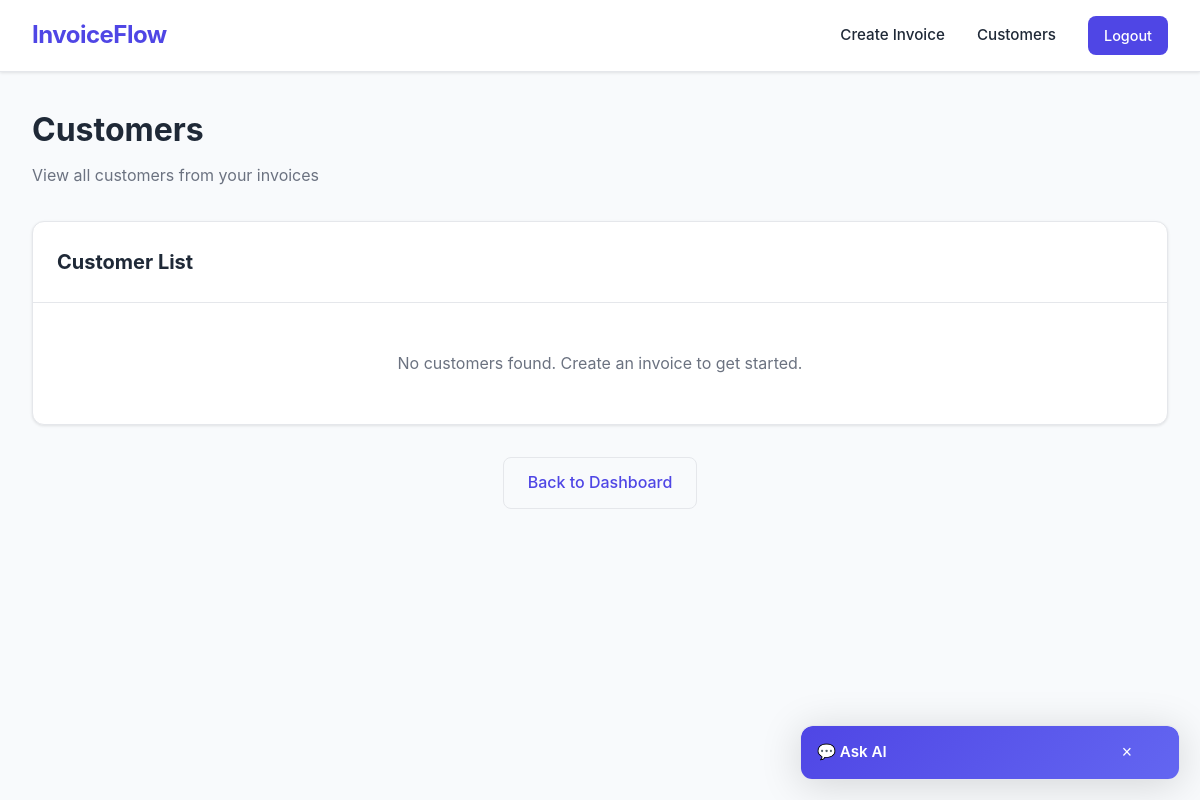
The page /user/customers (signed in) on the database as committed earlier.
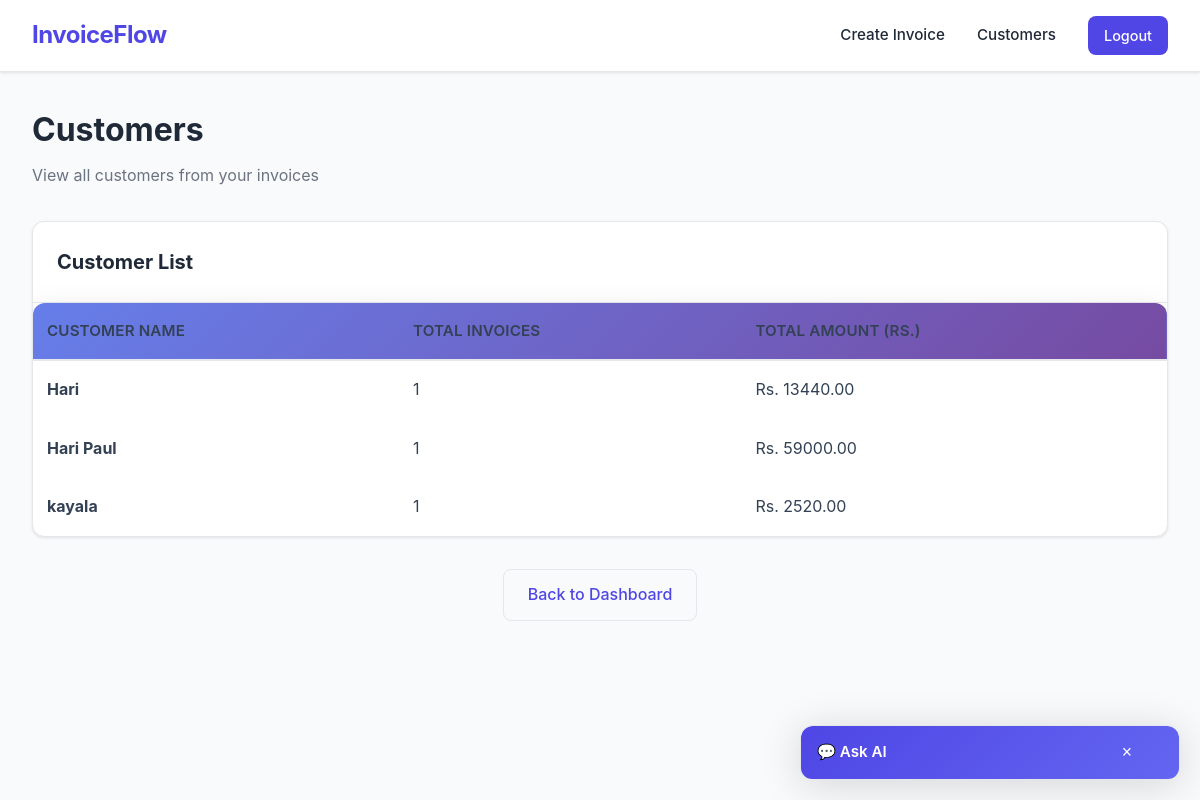
The same page on the database as committed later.
### tables this page shows
CREATE TABLE invoices (
            id INTEGER PRIMARY KEY AUTOINCREMENT,
            customer_id INTEGER,
            product_id INTEGER,
            customer TEXT NOT NULL,
            product TEXT NOT NULL,
            quantity INTEGER NOT NULL,
            price REAL NOT NULL,
            total REAL NOT NULL,
            date TEXT NOT NULL,
            created_by TEXT, customer_email TEXT DEFAULT "", customer_address TEXT DEFAULT "", gst_rate REAL DEFAULT 0.18, gst_amount REAL DEFAULT 0,
            FOREIGN KEY (customer_id) REFERENCES users (id),
            FOREIGN KEY (product_id) REFERENCES products (id)
        );

### app.py (the view)
@app.route('/user/customers')
@require_role('user')
def user_customers():
    conn = get_db_connection()
    customers = conn.execute('''
        SELECT DISTINCT customer, COUNT(*) as invoice_count, SUM(total) as total_spent
        FROM invoices
        GROUP BY customer
        ORDER BY customer ASC
    ''').fetchall()
    conn.close()
    return render_template('user/customers.html', customers=customers)

### app.py (called while the page is built, shortened)
def get_db_connection():
    connection = sqlite3.connect(DATABASE)
    connection.row_factory = sqlite3.Row
    return connection

def require_role(*roles):
    def decorator(f):
        @wraps(f)
        def decorated_function(*args, **kwargs):
            user_role = session.get('role')
            return f(*args, **kwargs)
        return decorated_function
    return decorator

### templates/user/customers.html
{% extends "base.html" %}
{% block content %}
<div class="dashboard-header">
    <h1>Customers</h1>
    <p>View all customers from your invoices</p>
</div>
<div class="table-container">
    <div class="table-header">
        <h2>Customer List</h2>
    </div>
    {% if customers %}
    <table>
        <thead>
            <tr>
                <th>Customer Name</th>
                <th>Total Invoices</th>
                <th>Total Amount (Rs.)</th>
            </tr>
        </thead>
        <tbody>
            {% for customer in customers %}
            <tr>
                <td><strong>{{ customer['customer'] }}</strong></td>
                <td>{{ customer['invoice_count'] }}</td>
                <td>Rs. {{ "%.2f"|format(customer['total_spent']) }}</td>
            </tr>
            {% endfor %}
        </tbody>
    </table>
    {% else %}
    <div style="padding: 2rem; text-align: center; color: var(--text-secondary);">
        <p>No customers found. Create an invoice to get started.</p>
    </div>
    {% endif %}
</div>
<div style="text-align: center; margin-top: 2rem;">
    <a href="{{ url_for('user_dashboard') }}" class="button secondary">Back to Dashboard</a>
</div>
{% endblock %}

Rows that differ between the two databases and show on the page:
added invoices: customer "Hari", invoice_count "1", total_spent "13440.00"
added invoices: customer "Hari Paul", invoice_count "1", total_spent "59000.00"
added invoices: customer "kayala", invoice_count "1", total_spent "2520.00"
Other text that changed with them:
text no longer shown: "No customers found. Create an invoice to get started."
text now shown: "CUSTOMER NAME TOTAL INVOICES TOTAL AMOUNT (RS.)"
